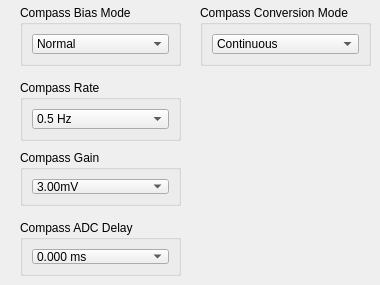
           <widget class="QWidget" name="HMC5843">
            <attribute name="title">
             <string>HMC 5843</string>
            </attribute>
            <widget class="QGroupBox" name="groupBox_18">
             <property name="geometry">
              <rect>
               <x>20</x>
               <y>80</y>
               <width>161</width>
               <height>61</height>
              </rect>
             </property>
             <property name="title">
              <string>Compass Rate</string>
             </property>
             <layout class="QGridLayout" name="gridLayout_87">
              <item row="0" column="0">
               <widget class="QComboBox" name="HMC5843_Rate">
                <item>
                 <property name="text">
                  <string>0.5 Hz</string>
                 </property>
                </item>
                <item>
                 <property name="text">
                  <string>1 Hz</string>
                 </property>
                </item>
                <item>
                 <property name="text">
                  <string>2 Hz</string>
                 </property>
                </item>
                <item>
                 <property name="text">
                  <string>5 Hz</string>
                 </property>
                </item>
                <item>
                 <property name="text">
                  <string>10 Hz</string>
                 </property>
                </item>
                <item>
                 <property name="text">
                  <string>20 Hz</string>
                 </property>
                </item>
                <item>
                 <property name="text">
                  <string>50 Hz</string>
                 </property>
                </item>
               </widget>
              </item>
             </layout>
            </widget>
            <widget class="QGroupBox" name="groupBox_19">
             <property name="geometry">
              <rect>
               <x>20</x>
               <y>5</y>
               <width>161</width>
               <height>61</height>
              </rect>
             </property>
             <property name="title">
              <string>Compass Bias Mode</string>
             </property>
             <layout class="QGridLayout" name="gridLayout_88">
              <item row="0" column="0">
               <widget class="QComboBox" name="HMC5843_Bias">
                <item>
                 <property name="text">
                  <string>Normal</string>
                 </property>
                </item>
                <item>
                 <property name="text">
                  <string>Positivie Bias</string>
                 </property>
                </item>
                <item>
                 <property name="text">
                  <string>Negative Bias</string>
                 </property>
                </item>
               </widget>
              </item>
             </layout>
            </widget>
            <widget class="QGroupBox" name="groupBox_20">
             <property name="geometry">
              <rect>
               <x>20</x>
               <y>150</y>
               <width>161</width>
               <height>56</height>
              </rect>
             </property>
             <property name="title">
              <string>Compass Gain</string>
             </property>
             <layout class="QGridLayout" name="gridLayout_89">
              <item row="0" column="0">
               <widget class="QComboBox" name="HMC5843_Gain">
                <item>
                 <property name="text">
                  <string>3.00mV</string>
                 </property>
                </item>
                <item>
                 <property name="text">
                  <string>3.75 mV</string>
                 </property>
                </item>
                <item>
                 <property name="text">
                  <string>5.00 mV</string>
                 </property>
                </item>
                <item>
                 <property name="text">
                  <string>6.25 mV</string>
                 </property>
                </item>
                <item>
                 <property name="text">
                  <string>9.25 mV</string>
                 </property>
                </item>
                <item>
                 <property name="text">
                  <string>10.625 mV</string>
                 </property>
                </item>
                <item>
                 <property name="text">
                  <string>12.5 mV</string>
                 </property>
                </item>
                <item>
                 <property name="text">
                  <string>17.5 mV</string>
                 </property>
                </item>
               </widget>
              </item>
             </layout>
            </widget>
            <widget class="QGroupBox" name="groupBox_21">
             <property name="geometry">
              <rect>
               <x>20</x>
               <y>220</y>
               <width>161</width>
               <height>56</height>
              </rect>
             </property>
             <property name="title">
              <string>Compass ADC Delay</string>
             </property>
             <layout class="QGridLayout" name="gridLayout_90">
              <item row="0" column="0">
               <widget class="QComboBox" name="HMC5843_Delay">
                <item>
                 <property name="text">
                  <string>0.000 ms</string>
                 </property>
                </item>
                <item>
                 <property name="text">
                  <string>0.333 ms</string>
                 </property>
                </item>
                <item>
                 <property name="text">
                  <string>0.667 ms</string>
                 </property>
                </item>
                <item>
                 <property name="text">
                  <string>1.000 ms</string>
                 </property>
                </item>
                <item>
                 <property name="text">
                  <string>1.333 ms</string>
                 </property>
                </item>
                <item>
                 <property name="text">
                  <string>1.667 ms</string>
                 </property>
                </item>
                <item>
                 <property name="text">
                  <string>2.000 ms</string>
                 </property>
                </item>
                <item>
                 <property name="text">
                  <string>2.333 ms</string>
                 </property>
                </item>
                <item>
                 <property name="text">
                  <string>2.667 ms</string>
                 </property>
                </item>
                <item>
                 <property name="text">
                  <string>3.000 ms</string>
                 </property>
                </item>
                <item>
                 <property name="text">
                  <string>3.333 ms</string>
                 </property>
                </item>
                <item>
                 <property name="text">
                  <string>3.667 ms</string>
                 </property>
                </item>
                <item>
                 <property name="text">
                  <string>4.000 ms</string>
                 </property>
                </item>
                <item>
                 <property name="text">
                  <string>4.333 ms</string>
                 </property>
                </item>
                <item>
                 <property name="text">
                  <string>4.667 ms</string>
                 </property>
                </item>
                <item>
                 <property name="text">
                  <string>5.000 ms</string>
                 </property>
                </item>
               </widget>
              </item>
             </layout>
            </widget>
            <widget class="QGroupBox" name="groupBox_22">
             <property name="geometry">
              <rect>
               <x>200</x>
               <y>5</y>
               <width>171</width>
               <height>61</height>
              </rect>
             </property>
             <property name="title">
              <string>Compass Conversion Mode</string>
             </property>
             <layout class="QGridLayout" name="gridLayout_91">
              <item row="0" column="0">
               <widget class="QComboBox" name="HMC5843_Mode">
                <item>
                 <property name="text">
                  <string>Continuous</string>
                 </property>
                </item>
                <item>
                 <property name="text">
                  <string>Single</string>
                 </property>
                </item>
                <item>
                 <property name="text">
                  <string>Idle</string>
                 </property>
                </item>
                <item>
                 <property name="text">
                  <string>Sleep</string>
                 </property>
                </item>
               </widget>
              </item>
             </layout>
            </widget>
           </widget>
